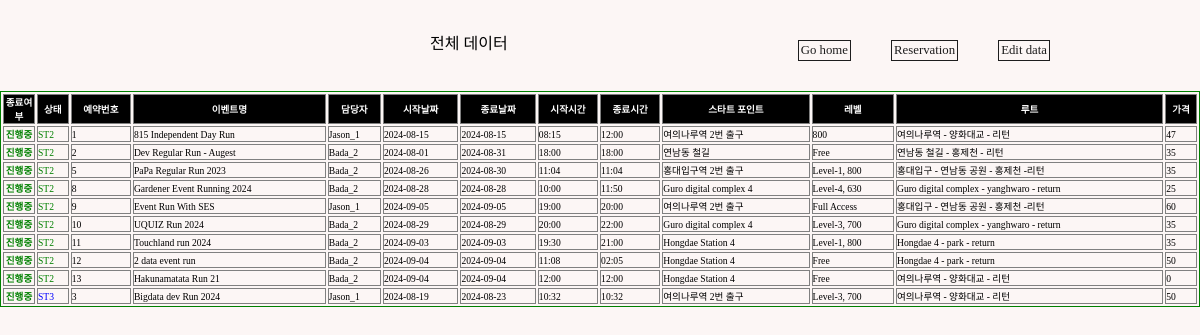
The page /event-table/ (signed in) on the database as committed earlier.
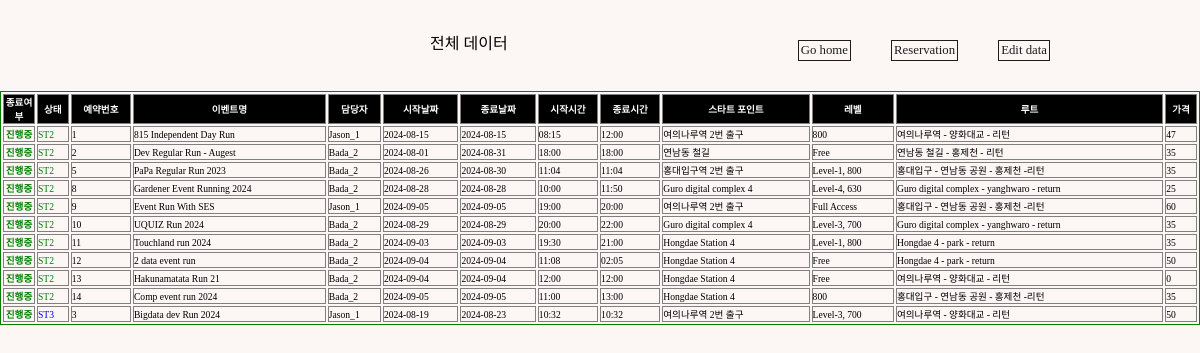
The same page on the database as committed later.
### events/models.py (models this page shows, shortened)
class GuestRun(models.Model):
    STATUS_CHOICE = [
        ("ST1", "Checking"),
        ("ST2", "On-Sale"),
        ("ST3", "Sold-Out"),
        ("ST4", "Closed"),
    ]
    LEVEL = [
        ("800","Level-1, 800"),
        ("730","Level-2, 730"),
        ("700","Level-3, 700"),
        ("630","Level-4, 630"),
        ("600","Level-5, 600"),
        ("530","Level-6, 530"),
        ("Free","Full Access"),
    ]
    LANGUAGE = [
        ("KO","Korean"),
        ("EN","English"),
        ("JP","Japanese"),
        ("CN","Chinese"),
    ]
    event_id = models.AutoField(
        primary_key=True,
    )
    title = models.CharField(max_length=50)
    manager = models.ForeignKey(Manager, related_name="manager",blank=False, null=True, on_delete=models.SET_NULL)
    start_date = models.DateField(blank=True, null=True)
    start_time = models.TimeField(blank=True, null=True)
    end_date = models.DateField(blank=True, null=True)
    end_time = models.TimeField(blank=True, null=True)
    image = ResizedImageField(size=[1402,1000], upload_to="runMain", blank=True)
    route_image = ResizedImageField(size=[1402,1402], upload_to="runRoute", blank=True)
    start_point = models.CharField(max_length=50)
    status = models.CharField(
        max_length=8,
        choices=STATUS_CHOICE,
        default="ST1",
    )
    level = models.CharField(
        max_length=15,
        choices=LEVEL,
        default="Free",
    )
    lang = MultiSelectField(max_length=10, choices=LANGUAGE)
    amount = models.IntegerField(default=0)
    route = models.CharField(max_length=50, blank=False)
    map_link = models.CharField(max_length=100, blank=True, null=True)
    desc = models.TextField(blank=True)
    completed = models.BooleanField(default=False)

### community/models.py (models this page shows)
class Manager(models.Model):
    m_id = models.AutoField(primary_key=True)
    account = models.ForeignKey(User, on_delete=models.CASCADE)
    name = models.CharField(max_length=20)
    email = models.CharField(max_length=50, blank=False)
    age = models.IntegerField(default=0)
    image = ResizedImageField(size=[200,200], upload_to="avatar", blank=False)
    def __str__(self):
        return self.name + "_"+ str(self.m_id)

### community/views.py (the view)
# urls.py: path("event-table/", views.event_table, name="event_table"),
def event_table(request):
    event = GuestRun.objects.all().order_by("status")
    context = {"events": event}
    return render(request, "admin/event-table.html", context)

### templates/admin/event-table.html (shortened to what this page needs)
{% load static %}
<!DOCTYPE html>
<html lang="en">
  <head>
    <link rel="stylesheet" type="text/css" href="{% static 'css/sterna.css' %}"/>
    <link href="https://cdnjs.cloudflare.com/ajax/libs/bootstrap-datetimepicker/3.0.0/css/bootstrap-datetimepicker.min.css" rel="stylesheet"/>
  </head>
  <body>
    {% if user.is_staff %}
      <div class="tocenter">
        <div class="flex-row" style="width:100%; margin: 30px 0 20px 0; justify-content:space-around;">
          <div style="width:10px;"></div>
          <div>
            <p>전체 데이터</p>
          </div>
          <div class="flex-row">
            <a style="border:solid 1px; font-size:0.8rem; padding:2px; margin:10px;" href="{% url "community:index" %}">Go home</a>
            <div style="width:20px;"></div>
            <a style="border:solid 1px; font-size:0.8rem; padding:2px; margin:10px;" href="{% url "community:rental_items" %}">Reservation</a>
            <div style="width:20px;"></div>
            <a style="border:solid 1px; font-size:0.8rem; padding:2px; margin:10px;" href="http://127.0.0.1:8000/admin/events/guestrun/" target="_blank">Edit data</a>
          </div>
        </div>
      </div>
      <div>
        <table border="1px solid black" bordercolor="green" style="font-size:0.6rem; width:100%;">
          <tr style="background-color:black; color:white;">
            <th scope="col" style="width:30px; text-align:center">종료여부</th>
            <th scope="col">상태</th>
            <th scope="col">예약번호</th>
            <th scope="col">이벤트명</th>
            <th scope="col">담당자</th>
            <th scope="col">시작날짜</th>
            <th scope="col">종료날짜</th>
            <th scope="col">시작시간</th>
            <th scope="col">종료시간</th>
            <th scope="col">스타트 포인트</th>
            <th scope="col">레벨</th>
            <th scope="col">루트</th>
            <th scope="col">가격</th>
          </tr>
          {% for data in events %}
            <tr>
              {% if data.completed == True %}
                <td style="color:white; font-weight:bold; background-color:grey; text-align:center;">완료</td>
              {% else %}
                <td style="color:green; font-weight:bold; text-align:center;">진행중</td>
              {% endif %}
              {% if data.status == "ST1" %}
                <td style="color:orange;">{{data.status}}</td>
              {% elif data.status == "ST2" %}
                <td style="color:green;">{{data.status}}</td>
              {% elif data.status == "ST3" %}
                <td style="color:blue;">{{data.status}}</td>
              {% else %}
                <td style="color:grey;">{{data.status}}</td>
              {% endif %}
              <td>{{data.event_id}}</td>
              <td>{{data.title}}</td>
              <td>{{data.manager}}</td>
              <td>{{data.start_date | date:"Y-m-d"}}</td>
              <td>{{data.end_date | date:"Y-m-d"}}</td>
              <td>{{data.start_time | time:"H:i"}}</td>
              <td>{{data.end_time | time:"H:i"}}</td>
              <td>{{data.start_point}}</td>
              <td>{{data.level}}</td>
              <td>{{data.route}}</td>
              <td>{{data.amount}}</td>
            </tr>
          {% endfor %}
        </table>
      </div>
    {% endif %}
  </body>
</html>

Rows that differ between the two databases and show on the page:
added GuestRun: completed "진행중", status "ST2", event_id "14", title "Comp event run 2024", manager "Bada_2", start_date "2024-09-05", end_date "2024-09-05", start_time "11:00", end_time "13:00", start_point "Hongdae Station 4", level "800", route "홍대입구 - 연남동 공원 - 홍제천 -리턴", amount "35"
